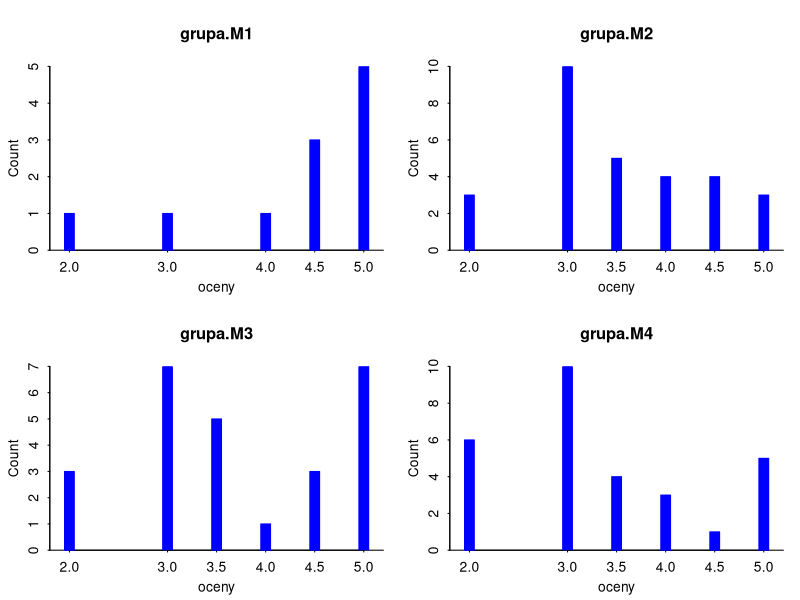
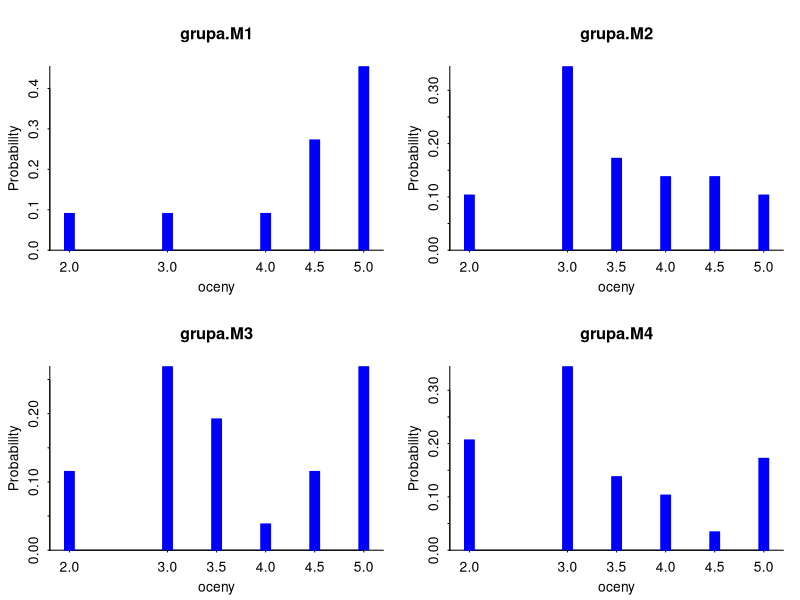
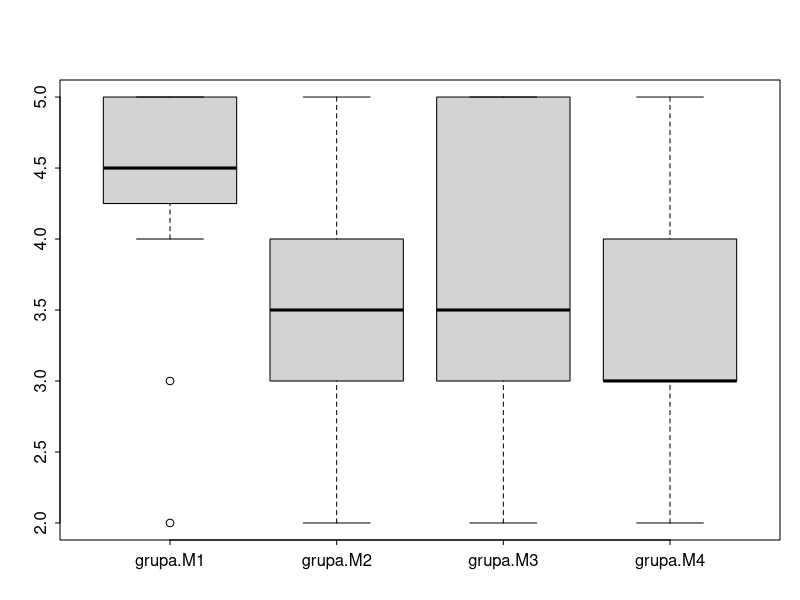
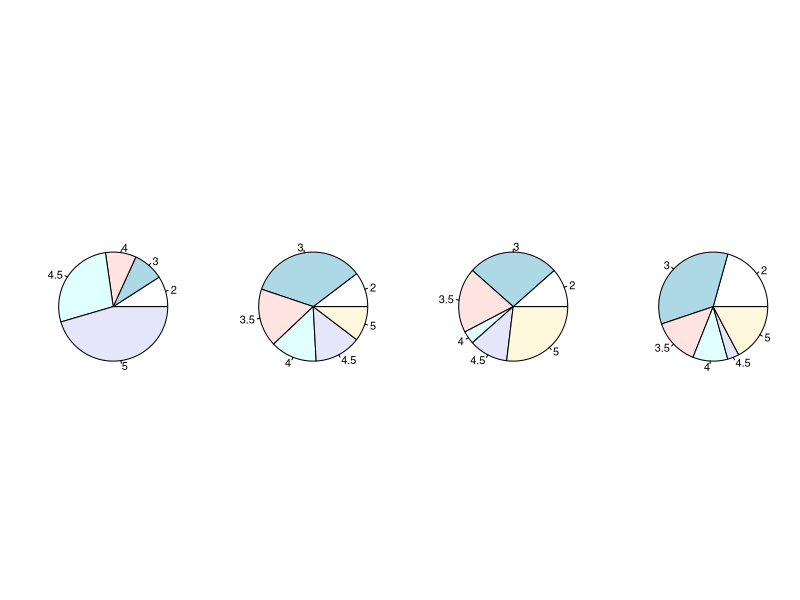
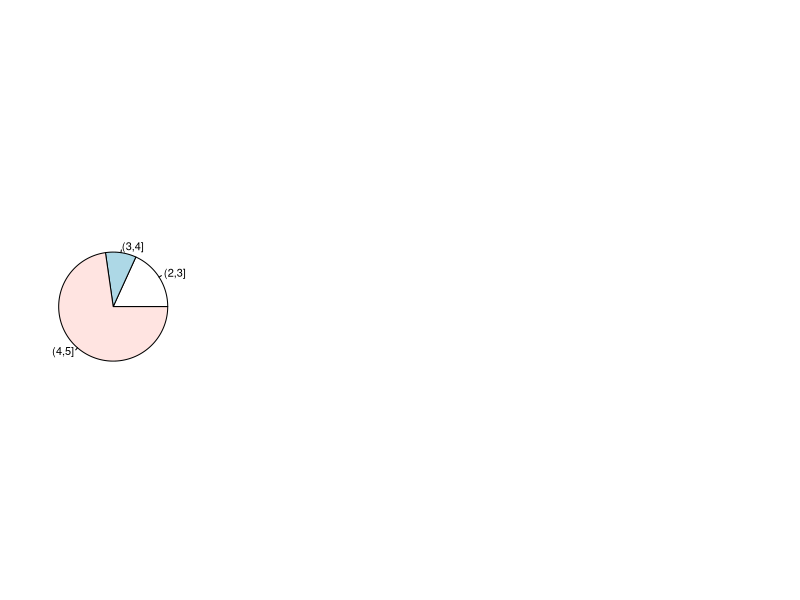

R code for these plots, in order:
# DEPENDENCIES
install.packages("arm")
library(arm)


#oceny=read.csv("C:/Users/student/Desktop/piotrszyszka/oceny.csv",sep=";",dec=",")
oceny=read.csv("oceny.csv",sep=";",dec=",")
class(oceny)

grupy=names(oceny)
print(grupy)
print(oceny)

m1 = oceny$grupa.M1
m = mean(na.omit(m1))
m
quantile(m1, na.rm = TRUE)
quantile(na.omit(m1))
quantile(na.omit(m1))[3]
quantile(na.omit(m1))[2]
quantile(na.omit(m1))[4]
sd = sd(na.omit(m1))
sd
v = sd / m * 100
v
summary(m1)

par(mfrow=c(2,2))

for (i in 1:4){
  title = paste("histogram liczebności", grupy[i])
  discrete.histogram(na.omit(oceny[,i]),freq=TRUE, main=grupy[i], xlab="oceny")
} # count (liczebnosc)

for (i in 1:4){
  title = paste("histogram częstości", grupy[i])
  discrete.histogram(na.omit(oceny[,i]),freq=FALSE, main=grupy[i], xlab="oceny")
} # probability

par(mfrow=c(1,1))
boxplot(oceny)


#GM1 = na.omit(oceny[,1])
#GM2 = na.omit(oceny[,2])
#GM3 = na.omit(oceny[,3])
#GM4 = na.omit(oceny[,4])
table(na.omit(oceny))
par(mfrow=c(1,4))
for (i in 1:4){
  print(table(na.omit(oceny[,i])))
  gmi = table(na.omit(oceny[,i]))
  pie(gmi)
}

oceny$grupa.M1
elo = cut(na.omit(oceny[,1]), 3)
print(elo)
table(elo)
pie(table(elo))
# szereg rozdzielczy przedziałowy
  
print(na.omit(oceny[,1]))
print(table(na.omit(oceny[,1])))
